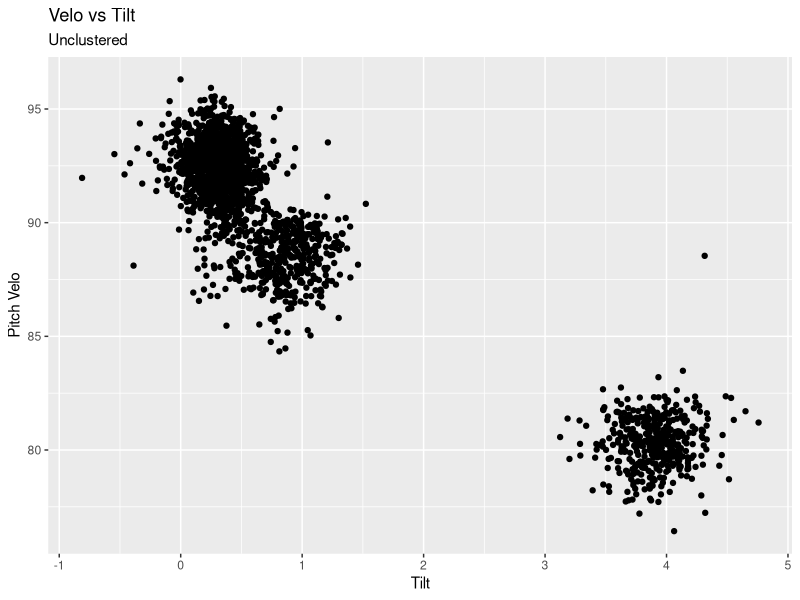
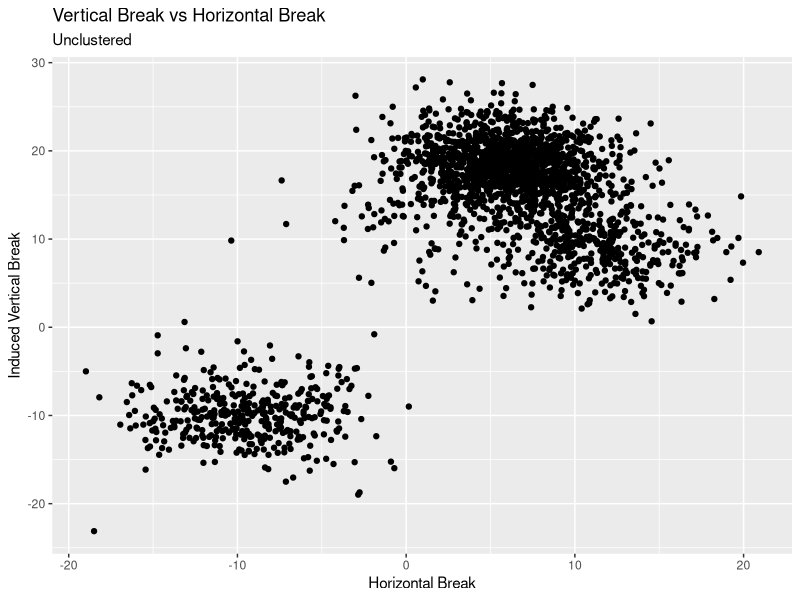
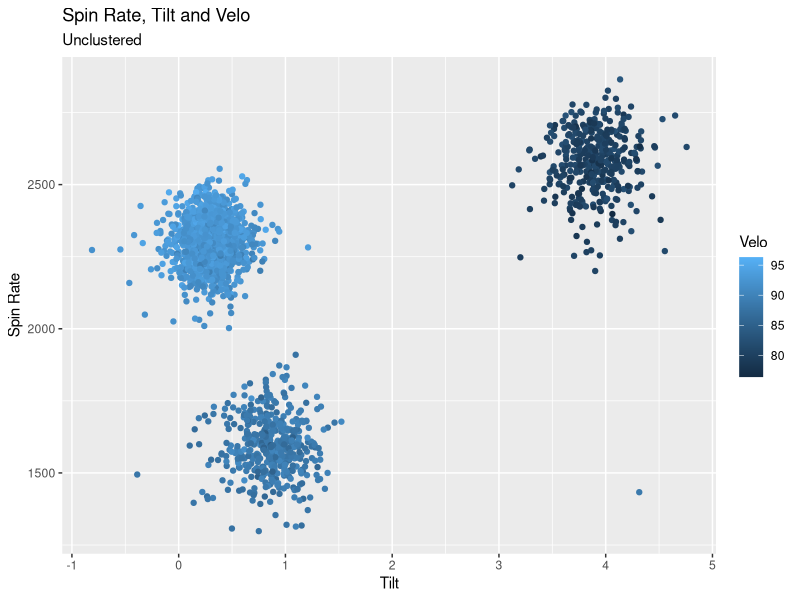
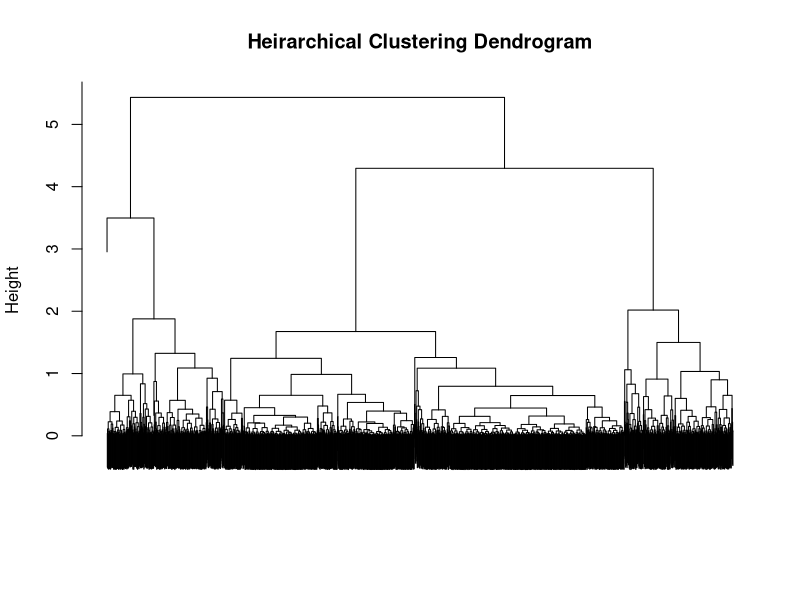
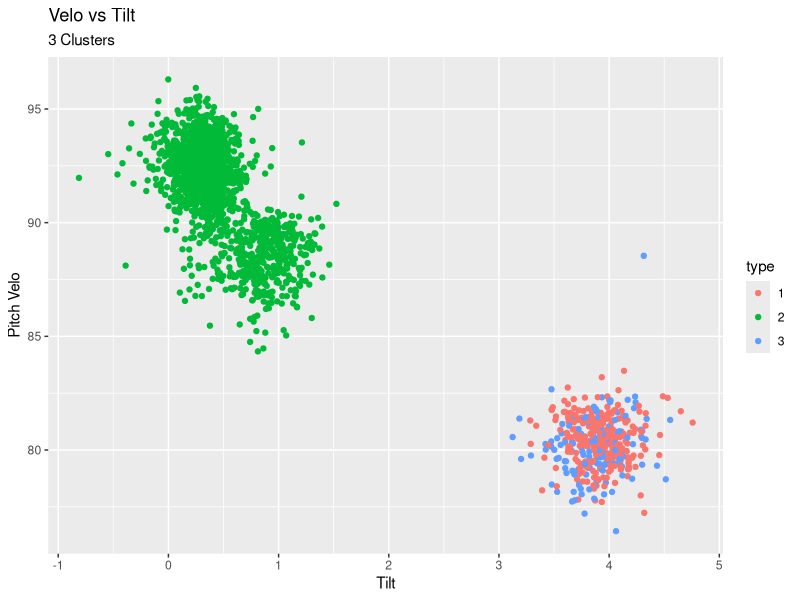
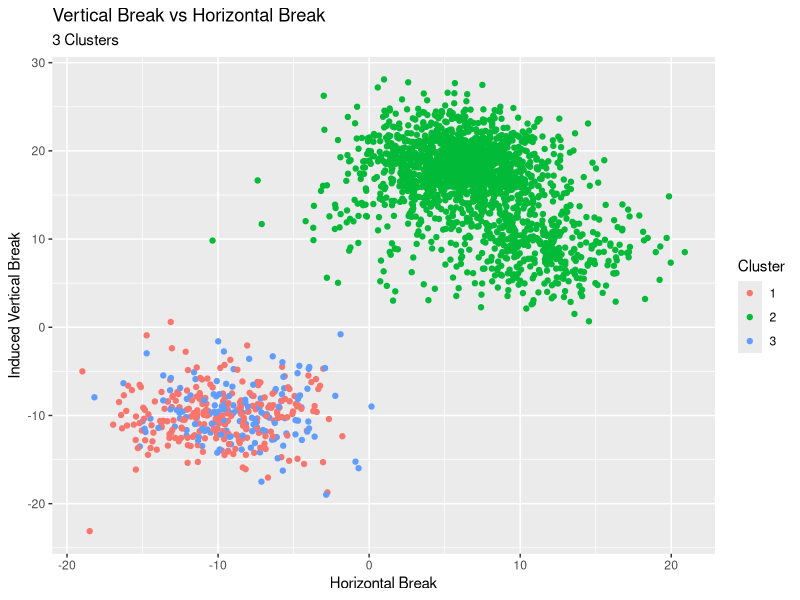
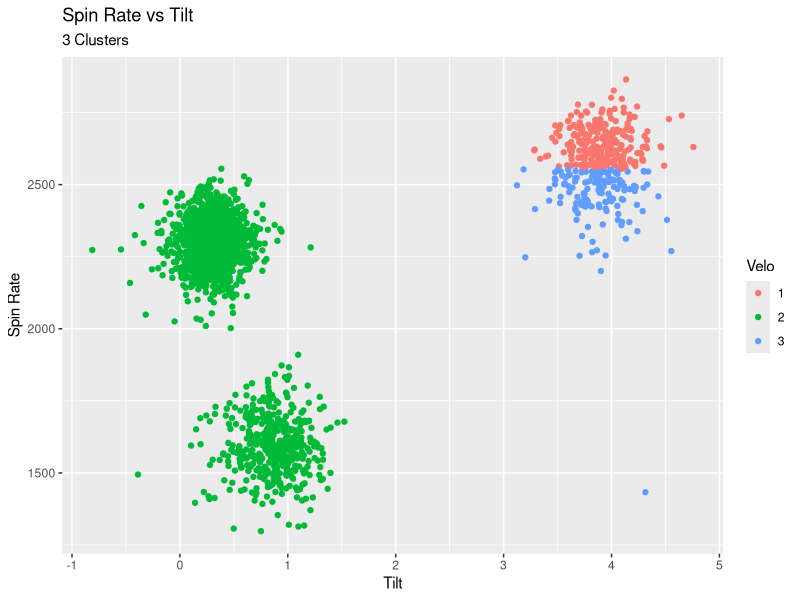

These figures' R source, in order:
## ---- chunk 1
library(data.table)
library(ggplot2)
## ---- chunk 2
#read in the data and convert to a data.table
all = data.table(read.csv("./trackman_data.csv",na.strings = "NULL"))

#remove the 6 rows without any Trackman data
tmd = all[complete.cases(all[,list(rel_speed,horz_break
                                   ,induced_vert_break,spin_rate)]),]
## ---- chunk 3
#use break numbers to make a "tilt" variable (or spin direction)
tmd[,tilt := atan(horz_break/induced_vert_break)]
tmd[induced_vert_break<0,tilt:= pi+tilt]

#the atan cutoff separated one point from its apparent cluster so cheat
#a little here to get it back with the rest of its similar points
tmd[tilt < -1.5,tilt:=tilt+2*pi]

## ---- chunk 4
#create several scatterplots to look at the data
ggplot(tmd,aes(x=tilt,y=rel_speed))+geom_point()+
  ggtitle("Velo vs Tilt",subtitle = "Unclustered")+
  xlab("Tilt")+ylab("Pitch Velo")
ggplot(tmd,aes(x=horz_break,y=induced_vert_break))+geom_point()+
  ggtitle("Vertical Break vs Horizontal Break",subtitle = "Unclustered")+
  xlab("Horizontal Break")+ylab("Induced Vertical Break")
ggplot(tmd,aes(x=tilt,y=spin_rate))+geom_point(aes(color = rel_speed))+
  labs(title = "Spin Rate, Tilt and Velo",subtitle = "Unclustered"
       ,color = "Velo")+
  xlab("Tilt")+ylab("Spin Rate")
## ---- chunk 5
#filter out only the columns for the clustering analysis and scale
cld = scale(tmd[,list(spin_rate,tilt)])

#Perform Heirarchical clustering analysis on cld just to verify 3 clusters
hc = hclust(dist(cld),method="complete")

#plot the dendrogram 
plot(hc, main="Heirarchical Clustering Dendrogram"
     ,xlab = "",sub = "",labels = FALSE)

## ---- chunk 6
#label the pitches in tmd by cluster
cl = kmeans(cld,3)
tmd[,type := as.factor(cl$cluster)]

## ---- chunk 7
#plot the pitches by cluster to determine which is better
ggplot(tmd,aes(x=tilt,y=rel_speed))+
  geom_point(aes(color = type))+
  ggtitle("Velo vs Tilt",subtitle = "3 Clusters")+
  xlab("Tilt")+ylab("Pitch Velo")
ggplot(tmd,aes(x=horz_break,y=induced_vert_break))+
  geom_point(aes(color = type))+
  labs(title="Vertical Break vs Horizontal Break",subtitle = "3 Clusters"
       ,color = "Cluster")+
  xlab("Horizontal Break")+ylab("Induced Vertical Break")
ggplot(tmd,aes(x=tilt,y=spin_rate))+geom_point(aes(color = type))+
  labs(title = "Spin Rate vs Tilt",subtitle = "3 Clusters"
       ,color = "Velo")+
  xlab("Tilt")+ylab("Spin Rate")
## ---- chunk 8
#get average spin rate for each cluster in a table
sm = tmd[,list(spin = mean(spin_rate)),by = type]

#Assign each cluster its proper pitch type name using some basic logic
levels(tmd$type)[sm[spin == min(sm$spin),type]] = "Changeup"
levels(tmd$type)[sm[spin == max(sm$spin),type]] = "Curveball"
levels(tmd$type)[levels(tmd$type) %in% 1:3] = "Fastball"
## ---- chunk 9
#add binary columns of in/out of zone, swing, and strike.
tmd[,inzone := ifelse(abs(plate_loc_side) < .75 & 
                        plate_loc_height > 1.5 & 
                        plate_loc_height < 3.75,1,0)]
tmd[,swing := ifelse(pitch_call %in% c("FoulBall","InPlay"
                                       ,"StrikeSwinging")
                     ,1,0)]
tmd[,strike := ifelse(pitch_call %in% c("BallCalled"
                                         ,"BallIntentional"
                                         ,"HitByPitch")
                      ,0,1)]

#print a table of pitch-level metrics to analyze the pitch types
tmd[,list(velo=mean(rel_speed),spin=mean(spin_rate)
          ,h_break = mean(horz_break),v_break = mean(induced_vert_break)
          ,zone_pct = mean(inzone)
          ,strike_pct = mean(strike)
          ,chase = sum(swing*(1-inzone))/sum(1-inzone)
          ,whiff = sum(pitch_call == "StrikeSwinging")/sum(swing)
          ,exit_velo = mean(exit_speed,na.rm = TRUE)
          ,angle = mean(angle,na.rm = TRUE)
          ,p = length(exit_speed),HR = sum(play_result == "HomeRun"))
    ,by = type]
## ---- chunk 10
#add the classifications back to the original data
setkey(tmd,pitch_id)
setkey(all,pitch_id)
classified = tmd[all][,list(pitch_id,type)][order(pitch_id)]

#set the few records with no Trackman data as "undefined"
classified[is.na(type),type := "Undefined"]

#write back to a csv
write.csv(classified
          ,"./Classified_pitches.csv",row.names = FALSE)
